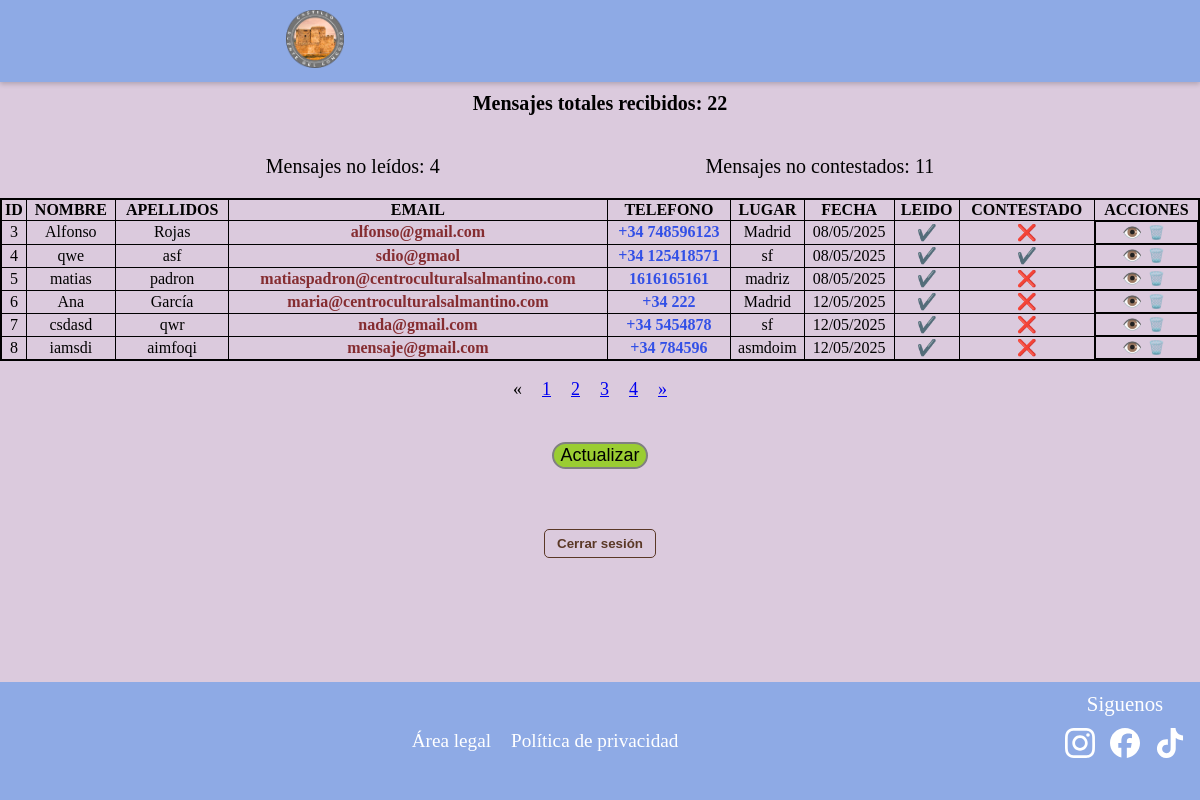
The page /chat/?page=2 (signed in) on the database its author committed.
### appcastillocongosto/models.py (models this page shows, shortened)
class Contacto(models.Model):
    id = models.AutoField(primary_key=True)
    nombre = models.CharField("Nombre", max_length=25)
    apellidos = models.CharField("Apellidos", max_length=100, null=True, blank=True)
    email = models.CharField("Email", max_length=100, null=True, blank=True)
    telefono = models.CharField("Telefono", max_length=9, null=True, blank=True)
    lugar = models.CharField("Lugar", max_length=100, null=True, blank=True)
    fecha = models.DateTimeField("Fecha y Hora", default=timezone.now)
    mensaje = models.TextField("Mensaje")
    leido = models.BooleanField("Leido", default=False)
    contestado = models.BooleanField("Contestado", default=False)
    class Meta:
        verbose_name = "Contacto"
        verbose_name_plural = "Contactos"
        ordering = ['nombre']

### appcastillocongosto/views.py (the view)
# urls.py: path('chat/', views.chat, name='chat'),
@login_required(login_url='login')
def chat(request):
    lista_contactos = Contacto.objects.all().order_by('leido')
    numcontactos = Contacto.objects.count()
    numleidos = Contacto.objects.filter(leido=False).count()
    numcontestados = Contacto.objects.filter(contestado=False).count()
    page = request.GET.get('page')
    paginator = Paginator(lista_contactos, 6)
    if page == None:
        print(" page recibe fuera de get o post NONE ="+ str(page))
        page = paginator.num_pages
        request.session["pagina"] = page
    else:
        print(" page recibe este del nonede geo o post="+ str(page))
        request.session["pagina"] = page
    if request.method == 'GET':
        pagina = request.session["pagina"]
        print(" page recibe en GET=" + str(pagina))
    if request.method == 'POST':
        pagina = request.session["pagina"]
        print(" page recibe en POST= " +str(pagina))
    if "pagina" in request.session:
        page = request.session["pagina"]
        print(" page recibe de sesion=" +str(page))
    try:
        lista_contactos = paginator.get_page(page)
    except PageNotAnInteger:
        lista_contactos = paginator.page(1)
    except EmptyPage:
        lista_contactos = paginator.page(paginator.num_pages)
    if request.method == 'POST':
        return redirect('chat')
    context = {'lista_contactos': lista_contactos, 'numleidos': numleidos, 'numcontestados': numcontestados, 'numcontactos': numcontactos}
    return render(request, 'chat.html', context=context)

### templates/chat.html (shortened to what this page needs)
{% extends "base2.html" %}
{% load static %}
{% block head %}
<link rel="stylesheet" href="{% static 'css/chat.css' %}">
{% endblock %}
{% block content %}
<br><br><br><br>
<div class="chat">
    <div class="num-mensajes">
        <div class="num-mensajes1">
            <p class="num-mensajes-text">Mensajes totales recibidos: {{ numcontactos }}</p>
        </div>
        <div class="num-mensajes2">
            <p class="num-mensajes-text">Mensajes no leídos: {{ numleidos }}</p>
            <p class="num-mensajes-text">Mensajes no contestados: {{ numcontestados }}</p>
        </div>
    </div>
    <div class="tabla-responsive">
        <div class="tabla">
            <table>
                <thead>
                    <th class="th-chat">ID</th>
                    <th class="th-chat">NOMBRE</th>
                    <th class="th-chat">APELLIDOS</th>
                    <th class="th-chat">EMAIL</th>
                    <th class="th-chat">TELEFONO</th>
                    <th class="th-chat">LUGAR</th>
                    <th class="th-chat">FECHA</th>
                    <th class="th-chat">LEIDO</th>
                    <th class="th-chat">CONTESTADO</th>
                    <th class="th-chat">ACCIONES</th>
                </thead>
                <tbody>
                    {% for i in lista_contactos %}
                        <tr>
                            <td> {{ i.id }}</td>
                            <td> {{ i.nombre }}</td>
                            <td> {{ i.apellidos }}</td>
                            <td><a href="https://mail.google.com/mail/?view=cm&to={{ i.email }}" target="_blank" class="email">{{ i.email }}</a></td>
                            <td><a href="{% url 'ver_contacto' id=i.id %}" target="_blank" class="telefono">{% if i.telefono|length > 9 %}{{ i.telefono }}{% else %}+34 {{ i.telefono }}{% endif %}</a></td>
                            <td> {{ i.lugar }}</td>
                            <td> {{ i.fecha|date:"d/m/Y" }}</td>
                            <td> {% if i.leido %}✔️{% else %}❌{% endif %}</td>
                            <td> {% if i.contestado %}✔️{% else %}❌{% endif %}</td>
                            <td class="acciones">
                                <a class="boton-accion" href="{% url 'ver_mensaje' id=i.id %}" title="Ver mensaje">👁️</a>
                                <form method="post" action="{% url 'eliminar_contacto' id=i.id %}">
                                    <button type="submit" class="boton-accion eliminar" title="Eliminar contacto" onclick="return confirm('¿Estás seguro de que quieres eliminar este contacto?');">🗑️</button>
                                </form>
                            </td>
                        </tr>
                    {% endfor %}
                </tbody>
            </table>
        </div>
    </div>
    {% if lista_contactos.has_other_pages %}
        <font size="4">
            <ul class="pagination">
                {% if lista_habilidades.has_previous %}
                    <li><a href="?page={{ lista_contactos.previous_page_numbre }}">&laquo;</a></li>
                {% else %}
                    <li class="disabled"><span>&laquo;</span></li>
                {% endif %}
                {% for i in lista_contactos.paginator.page_range %}
                    {% if reservas.number == i %}
                        <li class="active"><span>{{ i }}<span class="sr-only">(current)</span></span></li>
                    {% else %}
                        <li><a href="?page={{ i }}">{{ i }}</a></li>
                    {% endif %}
                {% endfor %}
                {% if lista_contactos.has_next %}
                    <li><a href="?page={{ lista_contactos.next_page_number }}">&raquo;</a></li>
                {% else %}
                    <li class="disabled"><span>&raquo;</span></li>
                {% endif %}
            </ul>
        </font>
    {% endif %}
    <div class="btn-actualizar">
        <form method="post">
            <input type="submit" value="Actualizar" class="btn-actualizar-text">
        </form>
    </div>
    {% if user.is_authenticated %}
        <form method="post" action="{% url 'logout' %}" style=" text-align: center; margin-top: 5%;">
        <button type="submit" class="boton-cerrar-sesion">Cerrar sesión</button>
    </form>
    {% endif %}
</div>
{% endblock content %}

### static/css/chat.css (style rules this page uses)
body { background: #dbcadd; height: 100vh; margin: 0; padding: 0; }
.tabla-responsive { width: 100%; height: 100%; overflow-x: auto; overflow-y: auto; }
.tabla table { border: 2px solid black; min-width: 860px; width: 100%; border-collapse: collapse; }
.acciones { display: flex; justify-content: center; }
.boton-accion { text-decoration: none; }
.boton-accion.eliminar { background: none; border: none; cursor: pointer; }
.num-mensajes { display: flex; flex-direction: column; align-items: center; justify-content: space-evenly; }
.num-mensajes1 { font-weight: bolder; }
.num-mensajes2 { display: flex; justify-content: space-evenly; width: 100%; }
.num-mensajes-text { font-size: 20px; }
.email { text-decoration: none; color: rgba(112, 6, 6, 0.802); font-weight: bold; }
.telefono { text-decoration: none; color: rgba(8, 49, 233, 0.801); font-weight: bold; }
.btn-actualizar { padding-top: 2%; display: flex; justify-content: center; }
.btn-actualizar-text { background: yellowgreen; border-radius: 20px; border: 2px solid grey; font-size: 18px; cursor: pointer; }
table { margin: 0; border: 1px solid black; border-collapse: collapse; }
th, td { border: 0.5px solid black; padding: 1px; text-align: center; white-space: nowrap; }
.pagination { display: flex; justify-content: center; margin-right: 5%; }
.boton-cerrar-sesion { background: none; border: 1px solid #5a3826; color: #5a3826; padding: 6px 12px; border-radius: 5px; text-decoration: none; font-weight: bold; transition: background 0.3s, color 0.3s; cursor: pointer; }

### static/css/footer.css (style rules this page uses)
ul { list-style: none; display: flex; }
li { padding-inline: 10px; }

### templates/base2.html (style rules this page uses)
html { overflow-y: scroll; }
body { margin: 0; }

### rows shown on the page
Contacto: id "3", nombre "Alfonso", apellidos "Rojas", email "alfonso@gmail.com", telefono "748596123", lugar "Madrid", fecha "08/05/2025"
Contacto: id "4", nombre "qwe", apellidos "asf", email "sdio@gmaol", telefono "125418571", lugar "sf", fecha "08/05/2025"
Contacto: id "5", nombre "matias", apellidos "padron", email "matiaspadron@centroculturalsalmantino.com", telefono "1616165161", lugar "madriz", fecha "08/05/2025"
Contacto: id "6", nombre "Ana", apellidos "García", email "maria@centroculturalsalmantino.com", telefono "222", lugar "Madrid", fecha "12/05/2025"
Contacto: id "7", nombre "csdasd", apellidos "qwr", email "nada@gmail.com", telefono "5454878", lugar "sf", fecha "12/05/2025"
Contacto: id "8", nombre "iamsdi", apellidos "aimfoqi", email "mensaje@gmail.com", telefono "784596", lugar "asmdoim", fecha "12/05/2025"

### other values the page prints
{{ numcontactos }} "22"
{{ numleidos }} "4"
{{ numcontestados }} "11"
{{ i }} "1" "2" "3" "4"
